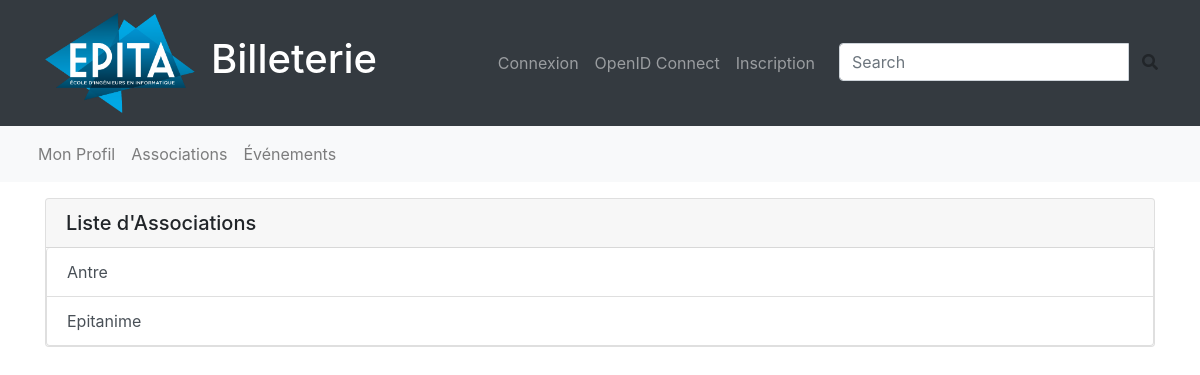
Page /assos/ on the earlier database version.
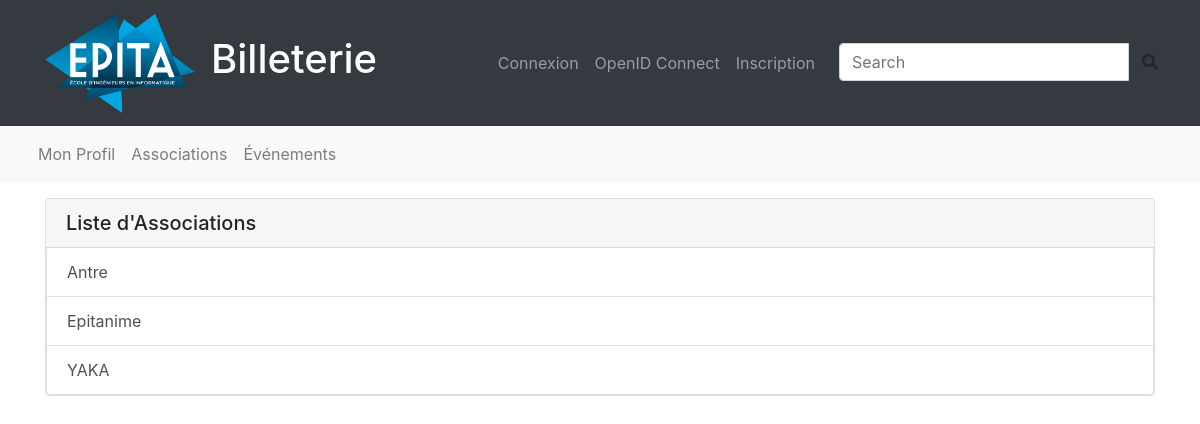
Same page on the later database version.
### billapp/models.py (models this page shows, shortened)
class Association(models.Model):
    name = models.CharField(max_length=64)
    logo_path = models.ImageField(upload_to=assos_image_path)
    email = models.CharField(max_length=64)
    description = models.TextField()

### billapp/views.py (the view)
# urls.py: path('assos/', views.AssociationListView.as_view(), name='assos_list'),
class AssociationListView(generic.ListView):
    template_name = "billapp/association_list.html"
    model = Association

### billapp/templates/billapp/association_list.html (shortened to what this page needs)
{% extends 'base.html' %}
{% load static %}
{% block content %}
    <div class="card mt-3">
        <h5 class="card-header">Liste d'Associations</h5>
        <div class="list-group">
            {% for assos in object_list %}
                <a href="{% url 'association' pk=assos.pk %}" class="list-group-item list-group-item-action">
                    {{ assos.name }}
                </a>
            {% empty %}
                <a href="#" class="list-group-item list-group-item-action active">
                    Aucune association.
                </a>
            {% endfor %}
        </div>
    </div>
{% endblock content %}

Differences in the rows shown:
added Association: name "YAKA"
